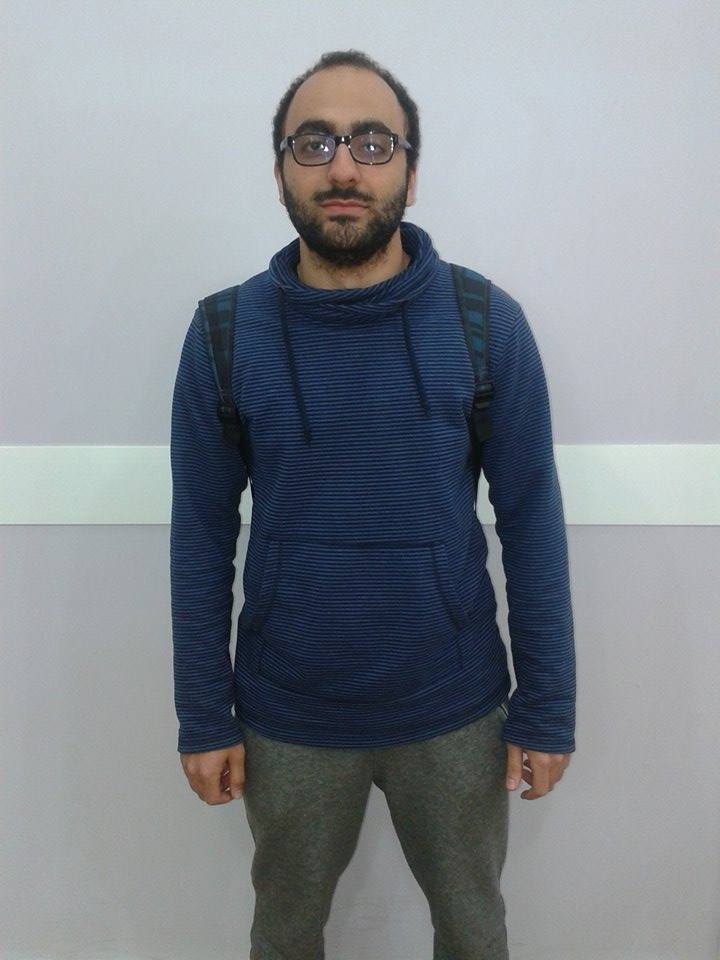
//> input picture images/input.jpg, 720 x 960 px
$ ./Main ../images/input.jpg   (built with g++ and OpenCV 4)
//> lines starting //> are read from the running program, lines starting //| are printed output that depends on the picture; after the words box and inside, x2 and y2 are one past the last pixel; in counts of white or black regions, pixels touching at a corner belong together
### shirtDetection/ImageUtils.h
/**		ImageUtils.h:		Handy utility functions for dealing with images in OpenCV. by Shervin Emami, 21/9/09.
 **/

#ifndef NV_IMAGE_UTILS_H
#define NV_IMAGE_UTILS_H

#if defined (__cplusplus)
extern "C"
{
#endif


// Returns a new image that is a cropped version of the original image.
// Remember to free the new image later.
IplImage* cropRectangle(IplImage *img, CvRect region);

// Draw a rectangle around the given object (use CV_RGB(200,0,0) for red color)
void drawRectangle(IplImage *img, CvRect face, CvScalar col);

// Creates a new image copy that is of a different size.
// Remember to free the new image later.
IplImage* resizeImage(IplImage *origImg, int newWidth, int newHeight);

// Rotate clockwise by a number of radians and enlarged.
IplImage *rotateImage(IplImage *src, IplImage* dst, float angle, float scale);

// Save the given image to a JPG or BMP file, even if its format isn't an 8-bit image, such as a 32bit image.
int saveImage(char *filename, IplImage *image);

// Store a greyscale floating-point CvMat image into a BMP/JPG/GIF/PNG image,
// since cvSaveImage() can only handle 8bit images (not 32bit float images).
void saveFloatMat(const char *filename, const CvMat *src);

// Store a greyscale floating-point CvMat image into a BMP/JPG/GIF/PNG image,
// since cvSaveImage() can only handle 8bit images (not 32bit float images).
void saveFloatImage(const char *filename, const IplImage *srcImg);

// Print some text info about the IplImage properties, to std::cerr.
void printImageInfo(IplImage *image_tile);


#if defined (__cplusplus)
}
#endif

#endif	// NV_IMAGE_UTILS_H

### shirtDetection/ImageUtils.cpp
/**		ImageUtils.cpp:		Handy utility functions for dealing with images in OpenCV. by Shervin Emami, 21/9/09.
 **/

#include <stdio.h>
#include <tchar.h>
#include <vector>	// Used for C++ vectors
//#include <cstdio>	// Used for "printf"
#include <string>	// Used for C++ strings
//#include <cmath>	// Used to calculate square-root for statistics
#include <iostream>		// for printing streams in C++
#include <sstream>		// for printing floats in C++
#include <fstream>		// for opening files in C++

// Include OpenCV
#include <cv.h>
//#include <cvaux.h>
#include <cxcore.h>
#include <highgui.h>

#include "ImageUtils.h"		// easy image cropping, resizing, rotating, etc


using namespace std;


// Returns a new image that is a cropped version of the original image.
IplImage* cropRectangle(IplImage *img, CvRect region)
{
	IplImage *imageTmp,*imageRGB;
	CvSize size;
	size.height = img->height;
	size.width = img-> width;

	if (img->depth != IPL_DEPTH_8U) {
		std::cerr << "ERROR: Unknown image depth of " << img->depth << " given in cropRectangle() instead of 8." << std::endl;
		exit(1);
	}

	// First create a new (color or greyscale) IPL Image and copy contents of img into it.
	imageTmp = cvCreateImage(size, IPL_DEPTH_8U, img->nChannels);
	cvCopy(img, imageTmp);

	// Create a new image of the detected region
	//printf("Cropping image at x = %d, y = %d...", faces[i].x, faces[i].y);
	//printf("Setting region of interest...");
	// Set region of interest to that surrounding the face
	cvSetImageROI(imageTmp, region);
	// Copy region of interest (i.e. face) into a new iplImage (imageRGB) and return it
	size.width = region.width;
	size.height = region.height;
	imageRGB = cvCreateImage(size, IPL_DEPTH_8U, img->nChannels);
	cvCopy(imageTmp, imageRGB);	// Copy just the region.

    cvReleaseImage( &imageTmp );
	return imageRGB;
}


// Draw a rectangle around the given object (defaults to a red color)
void drawRectangle(IplImage *img, CvRect face, CvScalar col)	{
	CvPoint p1, p2;
	p1.x = face.x;
	p1.y = face.y;
	p2.x = face.x + face.width;
	p2.y = face.y + face.height;
	cvRectangle(img, p1, p2, col, 2);
}

// Creates a new image copy that is of a different size.
// Remember to free the new image later.
// [99 lines left out: functions resizeImage, rotateImage, saveImage, saveFloatMat, saveFloatImage, not called in this run]

// Print some text info about the IplImage properties, to std::cout.
void printImageInfo(IplImage *image_tile)
{
	if (image_tile)
		std::cout << "Image: " << image_tile->width << "x" << image_tile->height << "px, " << image_tile->nChannels << "channels of " << image_tile->depth << "bit depth, ROI=[" << (int)image_tile->roi << "], widthStep=" << image_tile->widthStep << endl;
	else
		std::cout << "Image: <null>" << endl;
}

### shirtDetection/Main.cpp
// ShirtDetection v1.2: Find the approximate color type of a person's tshirt. by Shervin Emami (shervin.emami@gmail.com), 30th Aug 2010.

// If trying to debug the color detector code, enable SHOW_DEBUG_IMAGE:
#define SHOW_DEBUG_IMAGE


#define WIN32_LEAN_AND_MEAN // Exclude rarely-used stuff from Windows headers
//#include <stdio.h>
//#include <tchar.h>

#include <cstdio>	// Used for "printf"
#include <string>	// Used for C++ strings
#include <iostream>	// Used for C++ cout print statements
//#include <cmath>	// Used to calculate square-root for statistics

// Include OpenCV libraries
#include "opencv2/imgproc/imgproc.hpp"
#include "opencv2/objdetect/objdetect.hpp"
#include "opencv2/highgui/highgui.hpp"
#include <opencv/cv.h>
#include <opencv/cvaux.h>
#include <opencv/cxcore.h>
#include <opencv/highgui.h>

#include "ImageUtils.h"		// Used for easy image cropping, resizing, rotating, etc.

using namespace std;
using namespace cv;

// Various color types for detected shirt colors.
enum                             {cBLACK=0,cWHITE, cGREY, cRED, cORANGE, cYELLOW, cGREEN, cAQUA, cBLUE, cPURPLE, cPINK,  NUM_COLOR_TYPES};
char* sCTypes[NUM_COLOR_TYPES] = {"Black", "White","Grey","Red","Orange","Yellow","Green","Aqua","Blue","Purple","Pink"};
uchar cCTHue[NUM_COLOR_TYPES] =    {0,       0,      0,     0,     20,      30,      55,    85,   115,    138,     161};
uchar cCTSat[NUM_COLOR_TYPES] =    {0,       0,      0,    255,   255,     255,     255,   255,   255,    255,     255};
uchar cCTVal[NUM_COLOR_TYPES] =    {0,      255,    120,   255,   255,     255,     255,   255,   255,    255,     255};


// Face Detection HaarCascade Classifier file for OpenCV (downloadable from "http://alereimondo.no-ip.org/OpenCV/34").
const char* cascadeFileFace = "haarcascades\\haarcascade_frontalface_alt.xml";	// Path to the Face Detection HaarCascade XML file


// Perform face or nose or mouth feature detection on the input image, using the given Haar cascade classifier.
// You can specify min detectable feature size, in case you are looking for small features like eyes.
// Returns a list of rectangles for detected regions.
// Remember to call "cvReleaseHaarClassifierCascade( &cascade );" later.
vector<CvRect> findObjectsInImage(IplImage *origImg, CvHaarClassifierCascade* cascade, CvSize minFeatureSize = cvSize(20, 20))
{
	CvMemStorage* storage;
	vector<CvRect> detRects;// = new vector<CvRect>;

	storage = cvCreateMemStorage(0);
	cvClearMemStorage( storage );

	// If the image is color, use a greyscale copy of the image.
	IplImage *detectImg = origImg;	// Assume the input image is to be used.
	IplImage *greyImg = 0;
	if (origImg->nChannels > 1) {
		greyImg = cvCreateImage(cvSize(origImg->width, origImg->height), 8, 1 );
		std::cout << "[Converting detectImg " << greyImg->width << "x" << greyImg->height << "]" << std::endl;
		printImageInfo(greyImg);
		cvCvtColor( origImg, greyImg, CV_BGR2GRAY );
		std::cout << "Got greyscale img." << std::endl;
		detectImg = greyImg;	// Use the greyscale version as the input.
	}

	// Enhance / Normalise the image contrast (optional)
	//cvEqualizeHist(detectImg, detectImg);

    double t = (double)cvGetTickCount();
    CvSeq* rects = cvHaarDetectObjects( detectImg, cascade, storage,
                                        1.1, 2, CV_HAAR_DO_CANNY_PRUNING,
                                        minFeatureSize );	// Minimum face size changed from "cvSize(30, 30)"
	t = (double)cvGetTickCount() - t;
	std::cout << "detection time = " << t/((double)cvGetTickFrequency()*1000.) << "ms\n";

	// Get all the detected regions
	for(int i = 0; i < (rects ? rects->total : 0); i++ )
    {
        CvRect *r = (CvRect*)cvGetSeqElem( rects, i );

		detRects.push_back(*r);
		std::cout << "Found object at (" << r->x << ", " << r->y << ") of size (" << r->width << "x" << r->height << ").\n";
    }
	std::cout << "Found " << detRects.size() << " objects." << std::endl;

	//cvReleaseHaarClassifierCascade( &cascade );
	if (greyImg)
		cvReleaseImage( &greyImg );
	cvReleaseMemStorage( &storage );
	return detRects;
}

// Determine what type of color the HSV pixel is. Returns the colorType between 0 and NUM_COLOR_TYPES.
int getPixelColorType(int H, int S, int V)
{
	int color;
	if (V < 75)
		color = cBLACK;
	else if (V > 190 && S < 27)
		color = cWHITE;
	else if (S < 53 && V < 185)
		color = cGREY;
	else {	// Is a color
		if (H < 14)
			color = cRED;
		else if (H < 25)
			color = cORANGE;
		else if (H < 34)
			color = cYELLOW;
		else if (H < 73)
			color = cGREEN;
		else if (H < 102)
			color = cAQUA;
		else if (H < 127)
			color = cBLUE;
		else if (H < 149)
			color = cPURPLE;
		else if (H < 175)
			color = cPINK;
		else	// full circle
			color = cRED;	// back to Red
	}
	return color;
}

// C/C++ entry point
int main(int argc, char **argv)
{
	cout << "Shirt Color Detection, by Shervin Emami, 7th Nov 2009." << endl;
	cout << "usage: ShirtDetection [image_file]" << endl;

	char *strFileImage = "n7.jpg";	// default file
	if (argc == 2)
		strFileImage = argv[1];	// Get image from first argument.
	if (!strFileImage) {
		cerr << "ERROR: No image was given on the command line!" << endl;
		return 1;
	}

	// Load the HaarCascade classifier for face detection. Added by Shervin on 22/9/09
	cout << "Loading Face HaarCascade in '" << cascadeFileFace << "'" << endl;
	CvHaarClassifierCascade* cascadeFace = (CvHaarClassifierCascade*)cvLoad(cascadeFileFace, 0, 0, 0 );
	if( !cascadeFace ) {
		cerr << "ERROR: Couldn't load face detector classifier in '" << cascadeFileFace << "'\n";
		exit(1);
	}

	// Open the image, either as greyscale or color
	IplImage* imageIn = cvLoadImage(strFileImage, CV_LOAD_IMAGE_UNCHANGED);
//> imageIn is the input picture: 960 rows x 720 cols, CV_8UC3; mean B, G, R 142.6, 136.1, 130.4
	if (!imageIn) {
		cerr << "Couldn't load image file '" << strFileImage << "'" << endl;
		exit(1);
	}
	if (imageIn->nChannels != 3) {
		cerr << "Input image isn't a color RGB image!" << endl;
		exit(1);
	}
	std::cout << "(got a " << imageIn->width << "x" << imageIn->height << " color image)." << std::endl;
//| (got a 720x960 color image).
	IplImage* imageDisplay = cvCloneImage(imageIn);

	// If trying to debug the color detector code, enable this:
	#ifdef SHOW_DEBUG_IMAGE
		// Create a HSV image showing the color types of the whole image, for debugging.
		IplImage *imageInHSV = cvCreateImage(cvGetSize(imageIn), 8, 3);
		cvCvtColor(imageIn, imageInHSV, CV_BGR2HSV);	// (note that OpenCV stores RGB images in B,G,R order.
//> imageInHSV: 960 rows x 720 cols, CV_8UC3; mean H, S, V 92, 48.3, 145.1
		IplImage* imageDisplayHSV = cvCreateImage(cvGetSize(imageIn), 8, 3);	// Create an empty HSV image
		//cvSet(imageDisplayHSV, cvScalar(0,0,0, 0));	// Clear HSV image to blue.
		int hIn = imageDisplayHSV->height;
		int wIn = imageDisplayHSV->width;
		int rowSizeIn = imageDisplayHSV->widthStep;		// Size of row in bytes, including extra padding
		char *imOfsDisp = imageDisplayHSV->imageData;	// Pointer to the start of the image HSV pixels.
		char *imOfsIn = imageInHSV->imageData;	// Pointer to the start of the input image HSV pixels.
		for (int y=0; y<hIn; y++) {
			for (int x=0; x<wIn; x++) {
				// Get the HSV pixel components
				uchar H = *(uchar*)(imOfsIn + y*rowSizeIn + x*3 + 0);	// Hue
				uchar S = *(uchar*)(imOfsIn + y*rowSizeIn + x*3 + 1);	// Saturation
				uchar V = *(uchar*)(imOfsIn + y*rowSizeIn + x*3 + 2);	// Value (Brightness)
				// Determine what type of color the HSV pixel is.
				int ctype = getPixelColorType(H, S, V);
				//ctype = x / 60;
				// Show the color type on the displayed image, for debugging.
				*(uchar*)(imOfsDisp + (y)*rowSizeIn + (x)*3 + 0) = cCTHue[ctype];	// Hue
				*(uchar*)(imOfsDisp + (y)*rowSizeIn + (x)*3 + 1) = cCTSat[ctype];	// Full Saturation (except for black & white)
				*(uchar*)(imOfsDisp + (y)*rowSizeIn + (x)*3 + 2) = cCTVal[ctype];		// Full Brightness
			}
		}
		// Display the HSV debugging image
		IplImage *imageDisplayHSV_RGB = cvCreateImage(cvGetSize(imageDisplayHSV), 8, 3);
		cvCvtColor(imageDisplayHSV, imageDisplayHSV_RGB, CV_HSV2BGR);	// (note that OpenCV stores RGB images in B,G,R order.
		cvNamedWindow("Colors", 1);
		cvShowImage("Colors", imageDisplayHSV_RGB);
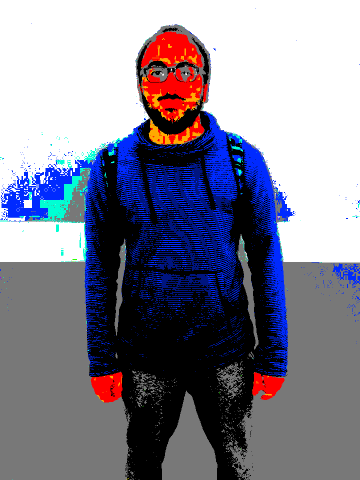
//> window 'Colors': 960 rows x 720 cols, CV_8UC3 (shown at 1/2 size); mean B, G, R 145.4, 128.6, 129.9
	#endif	// SHOW_DEBUG_IMAGE


	// First, search for all the frontal faces in the image
	CvRect foundFace = cvRect(0, 0, 0, 0);	// Set init values if nothing was detected.
	vector<CvRect> rectFaces;
	double timeFaceDetectStart = (double)cvGetTickCount();	// Record the timing.
	rectFaces = findObjectsInImage(imageIn, cascadeFace);
//| [Converting detectImg 720x960]
//| Image: 720x960px, 1channels of 8bit depth, ROI=[0], widthStep=720
//> in findObjectsInImage, `cvCvtColor( origImg, greyImg, CV_BGR2GRAY );`:
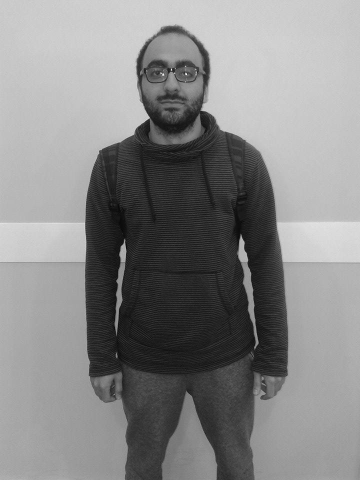
//> greyImg: 960 rows x 720 cols, CV_8UC1 (shown at 1/2 size); min 1, max 255, mean 135.2
//> in findObjectsInImage, `CvSeq* rects = cvHaarDetectObjects( detectImg, cascade, storage, 1.1, ..`: rects = 1 item
//> the loop in findObjectsInImage, `for(int i = 0; i < (rects ? rects->total : 0); i++ )` made 1 pass
//| Found object at (258, 77) of size (169x169).
//| Found 1 objects.
//> rectFaces = 1 Rect (x, y, width, height): [258, 77, 169, 169]
	double tallyFaceDetectTime = (double)cvGetTickCount() - timeFaceDetectStart;
	cout << "Found " << rectFaces.size() << " faces in " << tallyFaceDetectTime/((double)cvGetTickFrequency()*1000.) << "ms\n";

	// Process each detected face
	cout << "Detecting shirt colors below the faces." << endl;
	for (int r=0; r<rectFaces.size(); r++) {
		float initialConfidence = 1.0f;
		int bottom;
		CvRect rectFace = rectFaces[r];
		drawRectangle(imageDisplay, rectFace, CV_RGB(255,0,0));

		// Create the shirt region, to be below the detected face and of similar size.
		float SHIRT_DY = 1.4f;	// Distance from top of face to top of shirt region, based on detected face height.
		float SHIRT_SCALE_X = 0.6f;	// Width of shirt region compared to the detected face
		float SHIRT_SCALE_Y = 0.6f;	// Height of shirt region compared to the detected face
		CvRect rectShirt;
		rectShirt.x = rectFace.x + (int)(0.5f * (1.0f-SHIRT_SCALE_X) * (float)rectFace.width);
		rectShirt.y = rectFace.y + (int)(SHIRT_DY * (float)rectFace.height) + (int)(0.5f * (1.0f-SHIRT_SCALE_Y) * (float)rectFace.height);
		rectShirt.width = (int)(SHIRT_SCALE_X * rectFace.width);
		rectShirt.height = (int)(SHIRT_SCALE_Y * rectFace.height);
		cout << "Shirt region is from " << rectShirt.x << ", " << rectShirt.y << " to " << rectShirt.x + rectShirt.width - 1 << ", " << rectShirt.y + rectShirt.height - 1 << endl;

		// If the shirt region goes partly below the image, try just a little below the face
		bottom = rectShirt.y+rectShirt.height-1;
		if (bottom > imageIn->height-1) {
			SHIRT_DY = 0.95f;	// Distance from top of face to top of shirt region, based on detected face height.
			SHIRT_SCALE_Y = 0.3f;	// Height of shirt region compared to the detected face
			// Use a higher shirt region
			rectShirt.y = rectFace.y + (int)(SHIRT_DY * (float)rectFace.height) + (int)(0.5f * (1.0f-SHIRT_SCALE_Y) * (float)rectFace.height);
			rectShirt.height = (int)(SHIRT_SCALE_Y * rectFace.height);
			initialConfidence = initialConfidence * 0.5f;	// Since we are using a smaller region, we are less confident about the results now.
			cout << "Warning: Shirt region goes past the end of the image. Trying to reduce the shirt region position to " << rectShirt.y << " with a height of " << rectShirt.height << endl;
		}

		// Try once again if it is partly below the image.
		bottom = rectShirt.y+rectShirt.height-1;
		if (bottom > imageIn->height-1) {
			bottom = imageIn->height-1;	// Limit the bottom
			rectShirt.height = bottom - (rectShirt.y-1);	// Adjust the height to use the new bottom
			initialConfidence = initialConfidence * 0.7f;	// Since we are using a smaller region, we are less confident about the results now.
			cout << "Warning: Shirt region still goes past the end of the image. Trying to reduce the shirt region height to " << rectShirt.height << endl;
		}

		// Make sure the shirt region is in the image
		if (rectShirt.height <= 1) {
			cout << "Warning: Shirt region is not in the image at all, so skipping this face." << endl;
		}
		else {

			// Show the shirt region
			drawRectangle(imageDisplay, rectShirt, CV_RGB(255,255,255));

			// Convert the shirt region from RGB colors to HSV colors
			//cout << "Converting shirt region to HSV" << endl;
			IplImage *imageShirt = cropRectangle(imageIn, rectShirt);
			IplImage *imageShirtHSV = cvCreateImage(cvGetSize(imageShirt), 8, 3);
			cvCvtColor(imageShirt, imageShirtHSV, CV_BGR2HSV);	// (note that OpenCV stores RGB images in B,G,R order.
			if( !imageShirtHSV ) {
				cerr << "ERROR: Couldn't convert Shirt image from BGR2HSV." << endl;
				exit(1);
			}

			//cout << "Determining color type of the shirt" << endl;
			int h = imageShirtHSV->height;				// Pixel height
			int w = imageShirtHSV->width;				// Pixel width
			int rowSize = imageShirtHSV->widthStep;		// Size of row in bytes, including extra padding
			char *imOfs = imageShirtHSV->imageData;	// Pointer to the start of the image HSV pixels.
			// Create an empty tally of pixel counts for each color type
			int tallyColors[NUM_COLOR_TYPES];
			for (int i=0; i<NUM_COLOR_TYPES; i++)
				tallyColors[i] = 0;
			// Scan the shirt image to find the tally of pixel colors
			for (int y=0; y<h; y++) {
				for (int x=0; x<w; x++) {
					// Get the HSV pixel components
					uchar H = *(uchar*)(imOfs + y*rowSize + x*3 + 0);	// Hue
					uchar S = *(uchar*)(imOfs + y*rowSize + x*3 + 1);	// Saturation
					uchar V = *(uchar*)(imOfs + y*rowSize + x*3 + 2);	// Value (Brightness)

					// Determine what type of color the HSV pixel is.
					int ctype = getPixelColorType(H, S, V);
					// Keep count of these colors.
					tallyColors[ctype]++;
				}
			}

			// Print a report about color types, and find the max tally
			//cout << "Number of pixels found using each color type (out of " << (w*h) << ":\n";
			int tallyMaxIndex = 0;
			int tallyMaxCount = -1;
			int pixels = w * h;
			for (int i=0; i<NUM_COLOR_TYPES; i++) {
				int v = tallyColors[i];
				cout << sCTypes[i] << " " << (v*100/pixels) << "%, ";
				if (v > tallyMaxCount) {
					tallyMaxCount = tallyColors[i];
					tallyMaxIndex = i;
				}
			}
			cout << endl;
			int percentage = initialConfidence * (tallyMaxCount * 100 / pixels);
			cout << "Color of shirt: " << sCTypes[tallyMaxIndex] << " (" << percentage << "% confidence)." << endl << endl;

			// Display the color type over the shirt in the image.
			CvFont font;
			//cvInitFont(&font,CV_FONT_HERSHEY_PLAIN,0.55,0.7, 0,1,CV_AA);	// For OpenCV 1.1
			cvInitFont(&font,CV_FONT_HERSHEY_PLAIN,0.8,1.0, 0,1, CV_AA);	// For OpenCV 2.0
			char text[256];
			//sprintf_s(text, sizeof(text)-1, "%d%%", percentage);
			cvPutText(imageDisplay, sCTypes[tallyMaxIndex], cvPoint(rectShirt.x, rectShirt.y + rectShirt.height + 12), &font, CV_RGB(255,0,0));
			cvPutText(imageDisplay, text, cvPoint(rectShirt.x, rectShirt.y + rectShirt.height + 24), &font, CV_RGB(255,0,0));


			// Free resources.
			cvReleaseImage( &imageShirtHSV );
			cvReleaseImage( &imageShirt );
		}//end if valid height
	}//end for loop
//> this loop made 1 pass
//> (rectFace, tallyMaxCount, tallyMaxIndex, percentage, text) on pass 1: (Rect(258, 77, 169, 169), 5810, 0, 56, "")
//> (printed output is left out)
//> pass 1, `drawRectangle(imageDisplay, rectFace, CV_RGB(255,0,0));`:
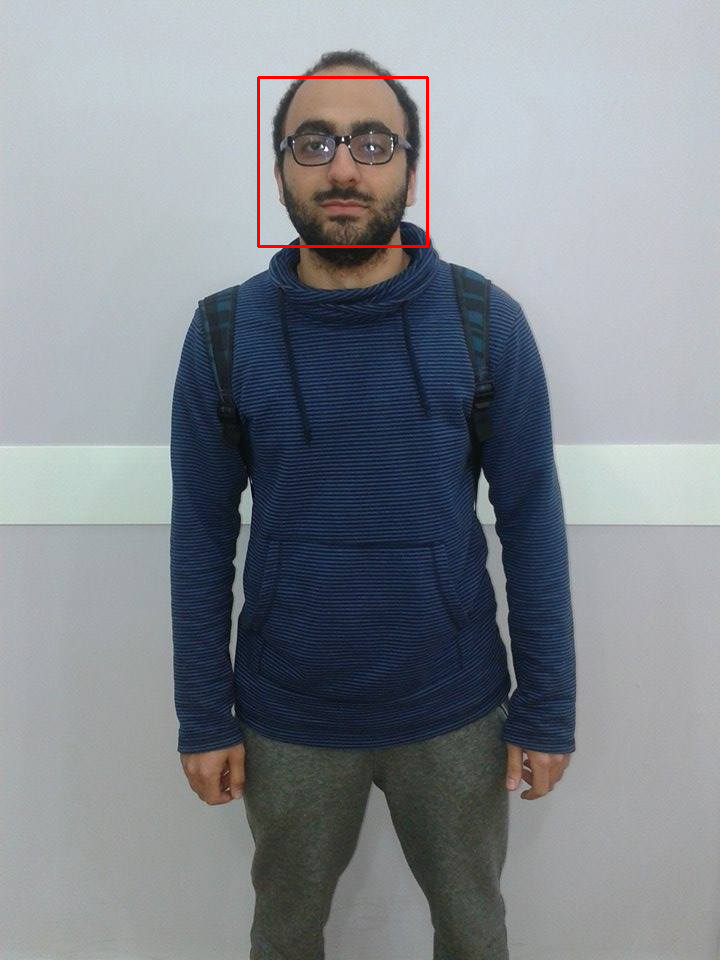
//> imageDisplay: 960 rows x 720 cols, CV_8UC3; 0.29% of pixels changed, all inside (x1, y1, x2, y2) = (257, 76, 429, 248)
//> pass 1, `drawRectangle(imageDisplay, rectShirt, CV_RGB(255,255,255));`:
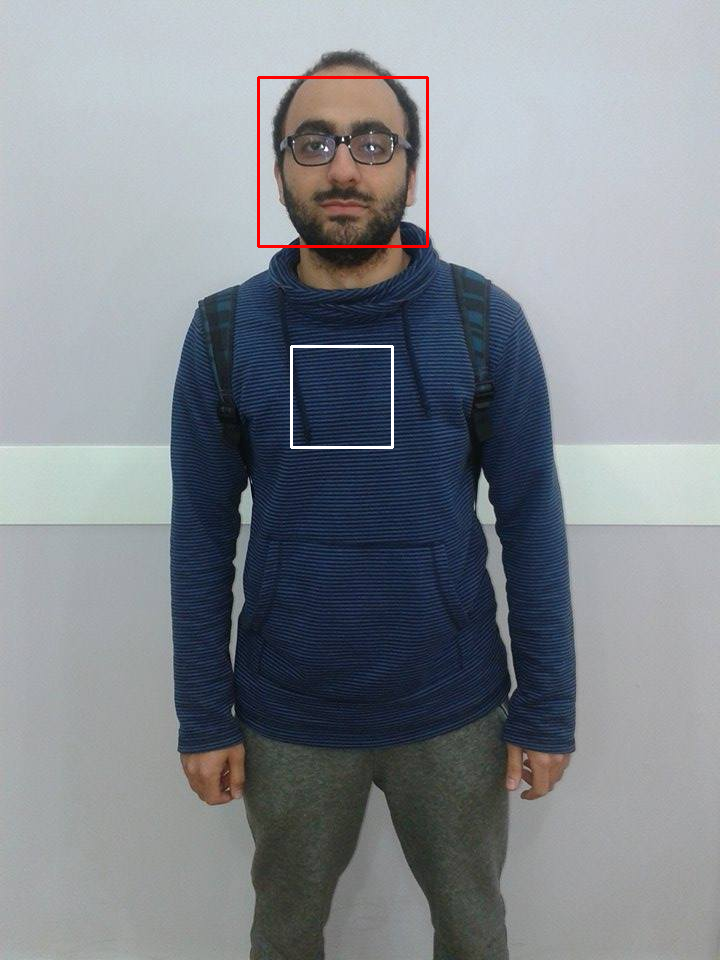
//> imageDisplay: 960 rows x 720 cols, CV_8UC3; 0.17% of pixels changed, all inside (x1, y1, x2, y2) = (290, 345, 394, 449)
//> pass 1, in cropRectangle, `cvSetImageROI(imageTmp, region);`:
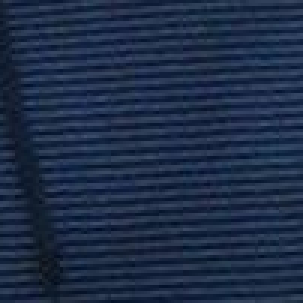
//> imageTmp: 101 rows x 101 cols, CV_8UC3 (shown 3 times larger); mean B, G, R 70.6, 44.5, 29.4

	// Display the RGB debugging image
	cvNamedWindow("Shirt", 1);
    cvShowImage("Shirt", imageDisplay);

	// Pause
	cvWaitKey();

	// Close everything
    cvDestroyWindow("Shirt");

	// Free resources.
	cvReleaseHaarClassifierCascade( &cascadeFace );
    cvReleaseImage(&imageDisplay);
    cvReleaseImage(&imageIn);
	return 0;
}
